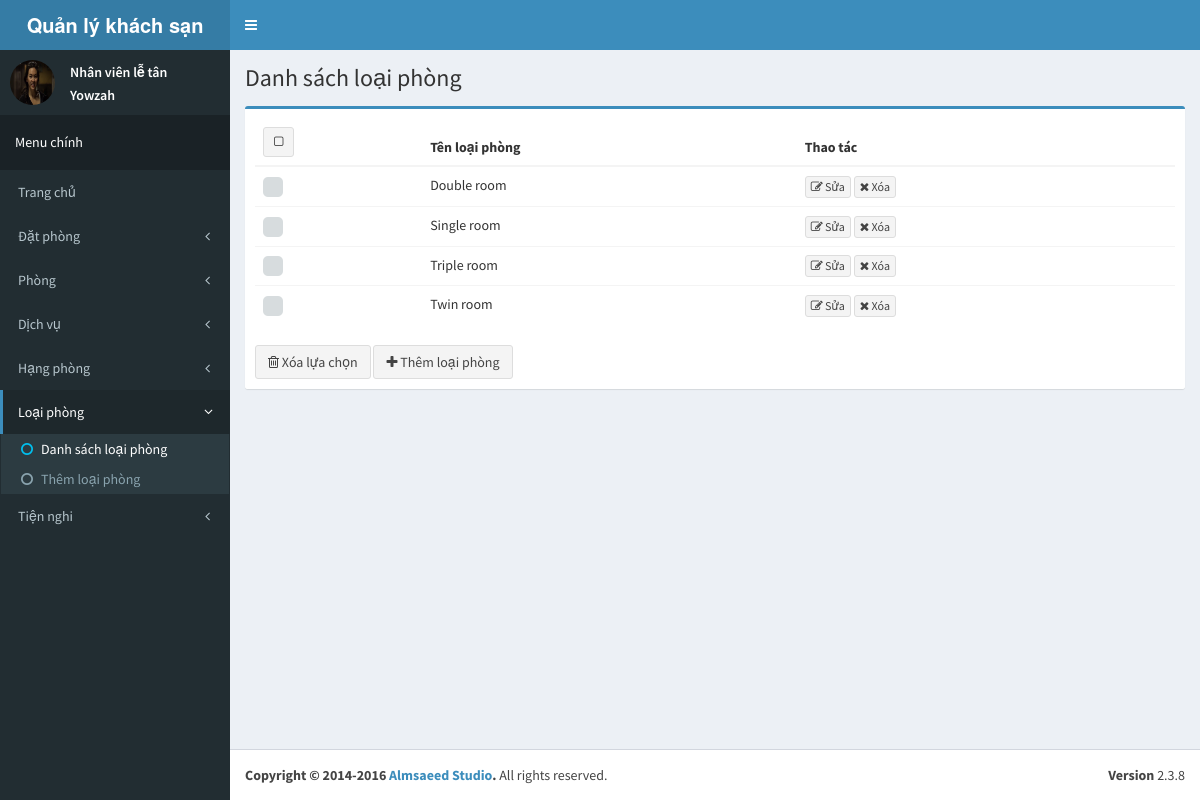
The page /admin/type on the database its author committed.
### tables this page shows
CREATE TABLE `type` (
  `type_id` int(11) NOT NULL AUTO_INCREMENT,
  `type` varchar(255) DEFAULT NULL,
  PRIMARY KEY (`type_id`)
);

### application/core/MY_Controller.php (called while the page is built, shortened)
<?php defined('BASEPATH') OR exit('No direct script access allowed');
class MY_Controller extends CI_Controller
{
    protected $data = array();
    function __construct()
    {
        $this->data['page_title'] = 'CI_App';
        $this->data['before_head'] = '';
        $this->data['before_body'] = '';
    }
    protected function render($the_view = NULL, $template = 'master')
    {
        if ($template == 'json' || $this->input->is_ajax_request()) {
            header('Content-Type: application/json');
            echo json_encode($this->data);
        } else {
            $this->data['the_view_content'] = (is_null($the_view)) ? '' : $this->load->view($the_view, $this->data, TRUE);;
            $this->load->view('templates/' . $template . '_view', $this->data);
        }
    }
}
class Admin_Controller extends MY_Controller
{
    protected function render($the_view = NULL, $template = 'admin_master')
    {
        parent::render($the_view, $template);
    }
}

### index.php (called while the page is built, shortened)
<?php
require_once BASEPATH.'core/CodeIgniter.php';

### application/config/config.php (called while the page is built, shortened)
<?php
$config['base_url'] = 'http://localhost:8080/qlks/';
$config['index_page'] = '';
$config['uri_protocol']	= 'REQUEST_URI';
$config['url_suffix'] = '';
$config['language']	= 'english';
$config['charset'] = 'UTF-8';
$config['enable_hooks'] = FALSE;
$config['subclass_prefix'] = 'MY_';
$config['composer_autoload'] = FALSE;
$config['permitted_uri_chars'] = 'a-z 0-9~%.:_\-';
$config['enable_query_strings'] = FALSE;
$config['controller_trigger'] = 'c';
$config['function_trigger'] = 'm';
$config['directory_trigger'] = 'd';
$config['allow_get_array'] = TRUE;
$config['log_threshold'] = 0;
$config['log_path'] = '';
$config['log_file_extension'] = '';
$config['log_file_permissions'] = 0644;
$config['log_date_format'] = 'Y-m-d H:i:s';
$config['error_views_path'] = '';
$config['cache_path'] = '';
$config['cache_query_string'] = FALSE;
$config['encryption_key'] = 'doctor';
$config['sess_driver'] = 'files';
$config['sess_cookie_name'] = 'ci_session';
$config['sess_expiration'] = 7200;
$config['sess_save_path'] = NULL;
$config['sess_match_ip'] = FALSE;
$config['sess_time_to_update'] = 300;
$config['sess_regenerate_destroy'] = FALSE;
$config['cookie_prefix']	= '';
$config['cookie_domain']	= '';
$config['cookie_path']		= '/';
$config['cookie_secure']	= FALSE;
$config['cookie_httponly'] 	= FALSE;
$config['standardize_newlines'] = FALSE;
$config['global_xss_filtering'] = FALSE;
$config['csrf_protection'] = FALSE;
$config['csrf_token_name'] = 'csrf_test_name';
$config['csrf_cookie_name'] = 'csrf_cookie_name';
$config['csrf_expire'] = 7200;
$config['csrf_regenerate'] = TRUE;
$config['csrf_exclude_uris'] = array();
$config['compress_output'] = FALSE;
$config['time_reference'] = 'local';
$config['rewrite_short_tags'] = FALSE;
$config['proxy_ips'] = '';

### application/models/admin/Model_type.php (called while the page is built, shortened)
<?php defined('BASEPATH') OR exit('No direct script access allowed');
class Model_type extends CI_Model
{
    public function get_list($start, $limit)
    {
        return $this->db->select('type_id, type')
            ->from('type')
            ->limit($limit, $start)
            ->order_by('type', 'ASC')
            ->get()->result_array();
    }
}

### application/views/admin/type/list_view.php (the view, shortened to what this page needs)
<div class="row">
    <div class="col-xs-12">
        <div class="box box-primary">
            <?php
            $att = array('role' => 'form');
            echo form_open('', $att);
            ?>
            <div class="box-body">
                <table id="example2" class="table table-hover">
                    <thead>
                    <tr>
                        <th>
                            <button type="button" class="btn btn-default btn-sm checkbox-toggle"><i
                                        class="fa fa-square-o"></i></button>
                        </th>
                        <th>Tên loại phòng</th>
                        <th>Thao tác</th>
                    </tr>
                    </thead>
                    <tbody>
                    <?php
                    if (isset($list_type) && count($list_type)) {
                        foreach ($list_type as $key => $val) {
                            ?>
                            <tr>
                                <td><input type="checkbox" name="checkbox[]" value="<?php echo $val['type_id']; ?>">
                                </td>
                                <td><?php echo htmlspecialchars($val['type']); ?></td>
                                <td>
                                    <a href="<?php echo base_url(); ?>admin/type/edit/<?php echo $val['type_id']; ?>">
                                        <button type="button" class="btn btn-default btn-xs"><i
                                                    class="fa fa-edit"></i> Sửa
                                        </button>
                                    </a>
                                    <a href="<?php echo base_url(); ?>admin/type/del/<?php echo $val['type_id']; ?>">
                                        <button type="button" class="btn btn-default btn-xs del-btn"><i
                                                    class="fa fa-times"></i> Xóa
                                        </button>
                                    </a>
                                </td>
                            </tr>
                            <?php
                        }
                    } else {
                        echo '<tr><td colspan="3">Không có dữ liệu</td></tr>';
                    }
                    ?>
                    </tbody>
                </table>
            </div>
            <div class="box-footer no-border">
                <button type="submit" name="btn-delete" value="btn-delete" class="btn btn-default" id="del-list"><i
                            class="fa fa-trash-o"></i> Xóa lựa chọn
                </button>
                <a href="<?php echo base_url(); ?>admin/type/add">
                    <button type="button" class="btn btn-default"><i class="fa fa-plus"></i> Thêm loại phòng</button>
                </a>
            </div>
            <?php echo form_close(); ?>
        </div>
    </div>
</div>

### rows shown on the page
type: type "Double room"
type: type "Single room"
type: type "Triple room"
type: type "Twin room"

### other values the page prints
$content_header "Danh sách loại phòng"
